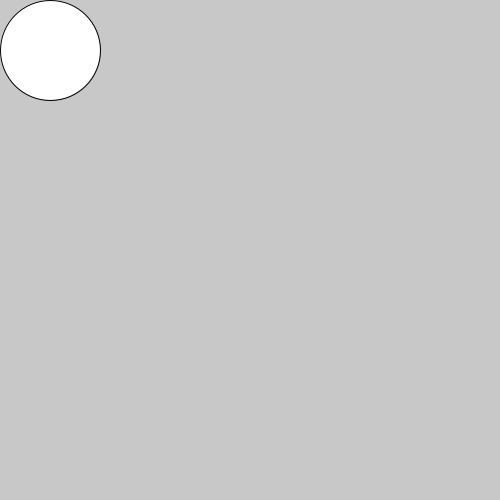
Frame 1 (no input)
Frame 60 (the mouse pressed at the canvas centre just before this capture): identical to frame 1, image omitted
Frame 120 (the mouse held since frame 60 and released just before this capture): identical to frame 1, image omitted

The Processing sketch that drew this single still picture (run headless with seeded random() and noise(); from frame 60 on, the mouse is pressed at the canvas centre):

// Processing sketch: slippery_dot
// ── slippery_dot.pde
/*** When you are done, this program will draw an ellipse 
     that jumps to new location each time you click on it.
***/
 
 // 1. Create three integer variables to represent the x, y, and the size of the ellipse
       int x = 50;
       int y = 50;
       int size = 100;
    void setup() {
      // 2. Set the size of your sketch
    size(500, 500);
    }
    
    void draw() {
    
      // 3. Set the background color of your sketch
      background(200, 200, 200);
      // 4. Draw an ellipse using the variables created at the top of the sketch for the location and size of your ellipse. 
      //    Make sure it fits in the window. Change the variables if it does not.
    ellipse(x, y, size, size);
    
    }
    
    /******** This method gets called automatically when you press the mouse ************/
    void mousePressed() {
      //5. Create an integer variable called distance
     int distance = getDistanceFromMouse(x, y);
      //6. The getDistanceFromMouse() method below returns a number.
      //   Set the value of your distance variable to the value returned by the getDistance method
      //   You will need to pass the x and y location of your ellipse to this method.
          
      //7.  Use an if statement to check if your distance variable is < the radius of the ellipse
      //    If it is, make a new x AND y for the ellipse, for a new random location on the window
      //    Hint: Use code like this      x = (int) random(width);
       if(distance < size) {
       
       x = (int) random(width);
       y = (int) random(height);
       }
      
    }
    
    /********  This method gives you the number of pixels between the mouse and the x,y point ***********/
    int getDistanceFromMouse(int x, int y) {
      return (int)Math.sqrt(Math.pow((mouseX-x),2) + Math.pow((mouseY-y),2));
    }
